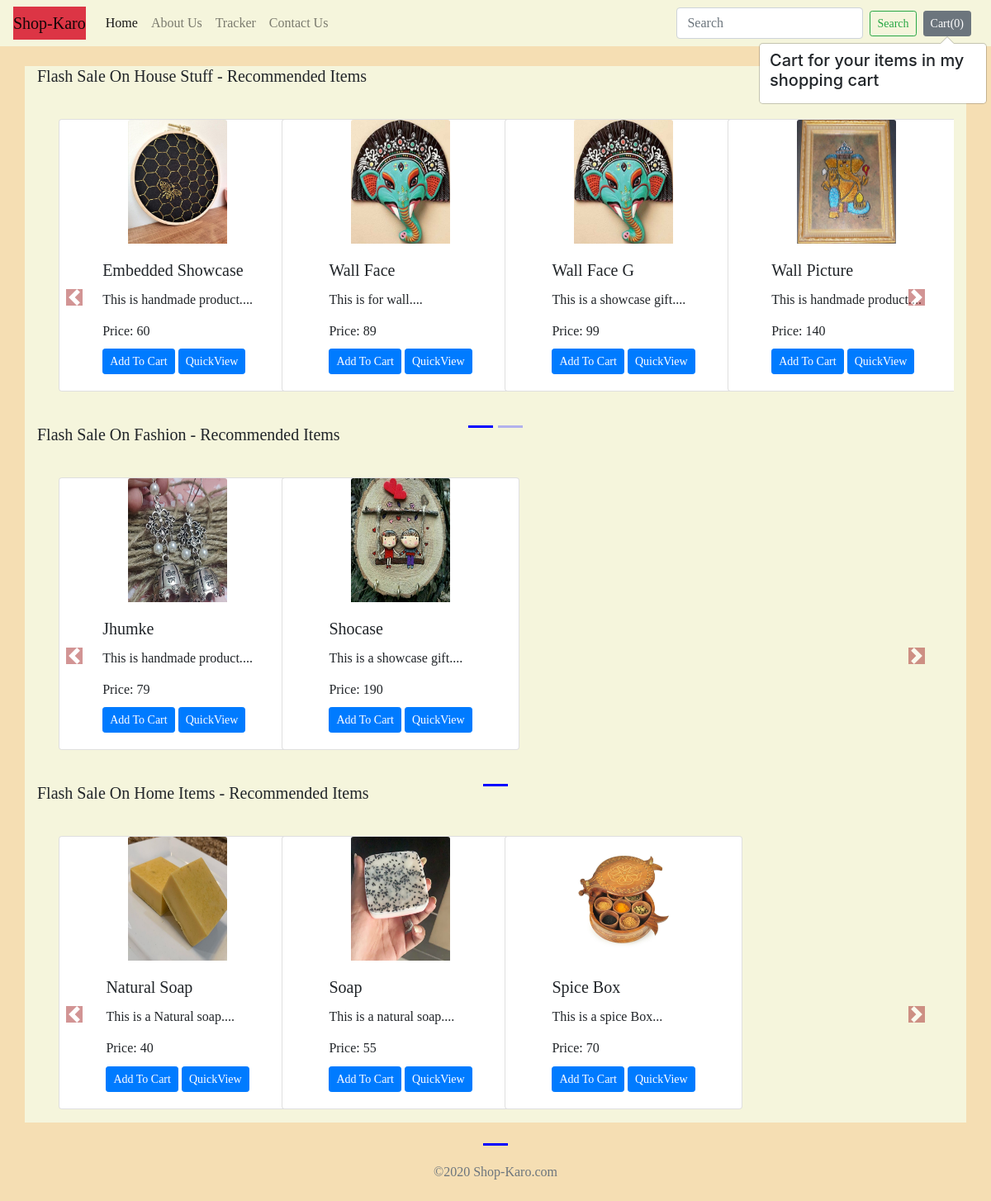
The app's page /shop/ with its own data.
### shop/models.py (models this page shows, shortened)
class Product(models.Model):
    product_id = models.AutoField
    product_name = models.CharField(max_length=50)
    category = models.CharField(max_length=50, default="")
    subcategory = models.CharField(max_length=50, default="")
    price = models.IntegerField(default=0)
    desc = models.CharField(max_length=300)
    pub_date = models.DateField()
    image = models.ImageField(upload_to='shop/images', default="")

### shop/views.py (the view)
# urls.py: path('', views.index, name="Shophome"),
def index(request):
    allProds = []
    catprods = Product.objects.values('category', 'id')
    cats = {item['category'] for item in catprods}
    for cat in cats:
        prod = Product.objects.filter(category=cat)
        n = len(prod)
        nSlides = n // 4 + ceil((n / 4) - (n // 4))
        if len(prod) != 0:
            allProds.append([prod, range(1, nSlides), nSlides])
    params = {'allProds':allProds}
    return render(request, 'shop/index.html', params)

### shop/templates/shop/index.html (shortened to what this page needs)
{% extends 'shop/basic.html' %}
{% block body %}
{% load static %}
<div class="container">
    {% for product, range, nSlides in allProds %}
    <h5 class="my-4">Flash Sale On {{product.0.category}} - Recommended Items</h5>
    <div class="row">
        <div id="demo{{forloop.counter}}" class="col carousel slide my-3" data-ride="carousel">
            <ul class="carousel-indicators">
                <li data-target="#demo{{forloop.counter}}" data-slide-to="0" class="active"></li>
                {% for i in range %}
                <li data-target="#demo{{forloop.parentloop.counter}}" data-slide-to="{{i}}"></li>
                {% endfor %}
            </ul>
            <div class="container carousel-inner no-padding">
                <div class="carousel-item active">
                    {% for i in product %}
                    <div class="col-xs-3 col-sm-3 col-md-3">
                        <div class="card align-items-center" style="width: 18rem;">
                            <img src='/media/{{i.image}}' class="card-img-top" alt="...">
                            <div class="card-body">
                                <h5 class="card-title" id="namepr{{i.id}}">{{i.product_name}}</h5>
                                <p class="card-text">{{i.desc|slice:"0:53"}}...</p>
                                <h6 class="card-title" >Price: <span id="pricepr{{i.id}}">{{i.price}}</span></h6>
                                <span id="divpr{{i.id}}" class="divpr">
                                    <button id="pr{{i.id}}" class="btn btn-sm  btn-primary cart">Add To Cart</button>
                                </span>
                                <a href="/shop/products/{{i.id}}"><button id="qv{{i.id}}" class="btn  btn-sm btn-primary cart">QuickView</button></a>
                            </div>
                        </div>
                    </div>
                    {% if forloop.counter|divisibleby:4 and forloop.counter > 0 and not forloop.last %}
                </div>
                <div class="carousel-item">
                    {% endif %}
                    {% endfor %}
                </div>
            </div>
        </div>
        <a class="carousel-control-prev" href="#demo{{forloop.counter}}" data-slide="prev">
            <span class="carousel-control-prev-icon"></span>
        </a>
        <a class="carousel-control-next" href="#demo{{forloop.counter}}" data-slide="next">
            <span class="carousel-control-next-icon"></span>
        </a>
    </div>
    {% endfor %}
</div>
{% endblock %}

### shop/templates/shop/basic.html (shortened to what this page needs)
<!doctype html>
<html lang="en">
  <head>
    <link rel="stylesheet" href="https://stackpath.bootstrapcdn.com/bootstrap/4.2.1/css/bootstrap.min.css">
  </head>
{% load static %}
  <body>
  <nav class="navbar navbar-expand-lg  navbar-light" style="background-color: beige;">
    <a class=" bg-danger  justify-content-center navbar-brand " href="/shop" style="text">Shop-Karo</a>
  <div class="collapse navbar-collapse" id="navbarSupportedContent">
    <ul class="navbar-nav mr-auto">
      <li class="nav-item active">
        <a class="nav-link" href="/shop">Home <span class="sr-only">(current)</span></a>
      </li>
      <li class="nav-item">
        <a class="nav-link" href="/shop/about">About Us</a>
      </li>
      <li class="nav-item">
        <a class="nav-link" href="/shop/tracker">Tracker</a>
      </li>
       <li class="nav-item">
        <a class="nav-link" href="/shop/contact">Contact Us</a>
      </li>
    </ul>
    <form method='get' action='/shop/search/' class="form-inline my-2 my-lg-0">
      <input class="form-control mr-sm-2" type="search" placeholder="Search" aria-label="Search" name="search" id="search">
      <button class="btn  btn-sm btn-outline-success my-2 my-sm-0" type="submit">Search</button>
    </form>
    <button type="button" class="btn btn-sm btn-secondary mx-2" id="popcart" data-container="body" data-toggle="popover" data-placement="bottom" data-html="true" data-content="Vivamus
sagittis lacus vel augue laoreet rutrum faucibus.">
  Cart(<span id="cart">0</span>)
</button>
  </div>
</nav>
  {% block body %} {% endblock %}
    <footer class="footer style= background-color: beige; my-5" style="text-align: center" >
        <span class="text-muted">©2020 Shop-Karo.com </span>
    </footer>
  </body>
</html>

### records on screen
Product: category "House Stuff", image (picture), product_name "Embedded Showcase", desc "This is handmade product.", price "60"
Product: image (picture), product_name "Wall Face", desc "This is for wall.", price "89"
Product: image (picture), product_name "Wall Face G", desc "This is a showcase gift.", price "99"
Product: image (picture), product_name "Wall Picture", desc "This is handmade product.", price "140"
Product: category "Fashion", image (picture), product_name "Jhumke", desc "This is handmade product.", price "79"
Product: image (picture), product_name "Shocase", desc "This is a showcase gift.", price "190"
Product: category "Home Items", image (picture), product_name "Natural Soap", desc "This is a Natural soap.", price "40"
Product: image (picture), product_name "Soap", desc "This is a natural soap.", price "55"
Product: image (picture), product_name "Spice Box", desc "This is a spice Box", price "70"
